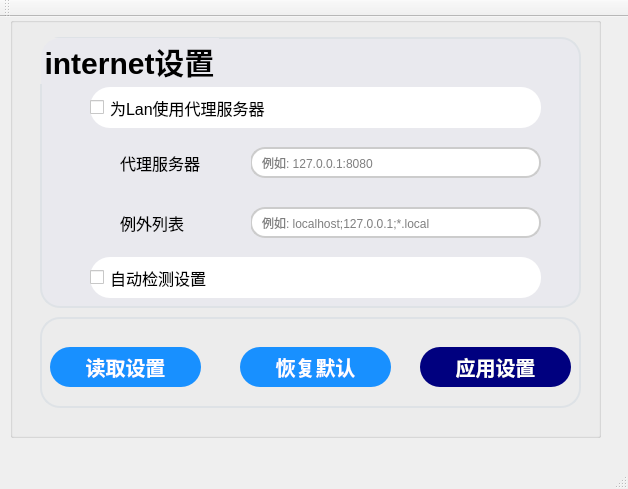
<?xml version="1.0" encoding="UTF-8"?>
<ui version="4.0">
 <class>MainWindow</class>
 <widget class="QMainWindow" name="MainWindow">
  <property name="geometry">
   <rect>
    <x>0</x>
    <y>0</y>
    <width>628</width>
    <height>489</height>
   </rect>
  </property>
  <property name="windowTitle">
   <string>MainWindow</string>
  </property>
  <widget class="QWidget" name="centralWidget">
   <widget class="QGroupBox" name="groupBox_3">
    <property name="geometry">
     <rect>
      <x>10</x>
      <y>0</y>
      <width>591</width>
      <height>421</height>
     </rect>
    </property>
    <property name="title">
     <string/>
    </property>
    <widget class="QGroupBox" name="groupBox_2">
     <property name="geometry">
      <rect>
       <x>30</x>
       <y>300</y>
       <width>541</width>
       <height>91</height>
      </rect>
     </property>
     <property name="styleSheet">
      <string notr="true">
QGroupBox {
    border: 2px solid #dee2e6;        /* 边框颜色 */
    border-radius: 20px;               /* 圆角半径 */
    margin-top: 1ex;                  /* 上边距 */
    padding-top: 10px;                /* 内边距 */    	
    font-weight: bold;                /* 字体粗细 */
    font-size: 30px;                  /* 字体大小 */
}</string>
     </property>
     <property name="title">
      <string/>
     </property>
     <widget class="QPushButton" name="pushButton_read">
      <property name="geometry">
       <rect>
        <x>10</x>
        <y>30</y>
        <width>151</width>
        <height>40</height>
       </rect>
      </property>
      <property name="styleSheet">
       <string notr="true">QPushButton {
	border-radius: 20px;
    background-color: #1890FF;    /* 主蓝色背景 */
    color: white;                 /* 白色文字 */
    border: none;                 /* 无边框 */
    font-weight: bold;            /* 粗体文字 */
    padding: 8px 16px;            /* 内边距让按钮更饱满 */
    font-size: 20px;              /* 字体大小 */
}

/* 鼠标悬停效果 */
QPushButton:hover {
    background-color: #40A9FF;    /* 稍亮一些的蓝色 */
}

/* 按钮按下效果 */
QPushButton:pressed {
    background-color: #096DD9;    /* 更深的蓝色 */
}</string>
      </property>
      <property name="text">
       <string>读取设置</string>
      </property>
     </widget>
     <widget class="QPushButton" name="pushButton_apply">
      <property name="geometry">
       <rect>
        <x>380</x>
        <y>30</y>
        <width>151</width>
        <height>40</height>
       </rect>
      </property>
      <property name="styleSheet">
       <string notr="true">QPushButton {
	border-radius: 20px;
    background-color: #00007f;    /* 主蓝色背景 */
    color: white;                 /* 白色文字 */
    border: none;                 /* 无边框 */
    font-weight: bold;            /* 粗体文字 */
    padding: 8px 16px;            /* 内边距让按钮更饱满 */
    font-size: 20px;              /* 字体大小 */
}

/* 鼠标悬停效果 */
QPushButton:hover {
    background-color: #40A9FF;    /* 稍亮一些的蓝色 */
}

/* 按钮按下效果 */
QPushButton:pressed {
    background-color: #096DD9;    /* 更深的蓝色 */
}</string>
      </property>
      <property name="text">
       <string>应用设置</string>
      </property>
     </widget>
     <widget class="QPushButton" name="pushButton_default">
      <property name="geometry">
       <rect>
        <x>200</x>
        <y>30</y>
        <width>151</width>
        <height>40</height>
       </rect>
      </property>
      <property name="styleSheet">
       <string notr="true">QPushButton {
	border-radius: 20px;
    background-color: #1890FF;    /* 主蓝色背景 */
    color: white;                 /* 白色文字 */
    border: none;                 /* 无边框 */
    font-weight: bold;            /* 粗体文字 */
    padding: 8px 16px;            /* 内边距让按钮更饱满 */
    font-size: 20px;              /* 字体大小 */
}

/* 鼠标悬停效果 */
QPushButton:hover {
    background-color: #40A9FF;    /* 稍亮一些的蓝色 */
}

/* 按钮按下效果 */
QPushButton:pressed {
    background-color: #096DD9;    /* 更深的蓝色 */
}</string>
      </property>
      <property name="text">
       <string>恢复默认</string>
      </property>
     </widget>
    </widget>
    <widget class="QGroupBox" name="groupBox">
     <property name="geometry">
      <rect>
       <x>30</x>
       <y>20</y>
       <width>541</width>
       <height>271</height>
      </rect>
     </property>
     <property name="font">
      <font>
       <pointsize>-1</pointsize>
       <weight>75</weight>
       <bold>true</bold>
      </font>
     </property>
     <property name="styleSheet">
      <string notr="true">
QGroupBox {
    border: 2px solid #dee2e6;        /* 边框颜色 */
    border-radius: 20px;               /* 圆角半径 */
    margin-top: 1ex;                  /* 上边距 */
    padding-top: 10px;                /* 内边距 */    		
	background-color: #e9e9ee;    /* 浅灰色 */
    font-weight: bold;                /* 字体粗细 */
    font-size: 30px;                  /* 字体大小 */
}</string>
     </property>
     <property name="title">
      <string>internet设置</string>
     </property>
     <widget class="QCheckBox" name="checkBox_proxyEnable">
      <property name="geometry">
       <rect>
        <x>50</x>
        <y>50</y>
        <width>451</width>
        <height>41</height>
       </rect>
      </property>
      <property name="font">
       <font>
        <pointsize>12</pointsize>
       </font>
      </property>
      <property name="styleSheet">
       <string notr="true">QWidget {
	background-color: white;    /* 浅灰色 */
    border-radius: 20px;               /* 圆角半径 */
}</string>
      </property>
      <property name="text">
       <string>为Lan使用代理服务器</string>
      </property>
     </widget>
     <widget class="QCheckBox" name="checkBox_autoDetect">
      <property name="geometry">
       <rect>
        <x>50</x>
        <y>220</y>
        <width>451</width>
        <height>41</height>
       </rect>
      </property>
      <property name="font">
       <font>
        <pointsize>12</pointsize>
       </font>
      </property>
      <property name="styleSheet">
       <string notr="true">QWidget {
	background-color: white;    /* 浅灰色 */
    border-radius: 20px;               /* 圆角半径 */
}</string>
      </property>
      <property name="text">
       <string>自动检测设置</string>
      </property>
     </widget>
     <widget class="QLineEdit" name="lineEdit_proxyServer">
      <property name="geometry">
       <rect>
        <x>210</x>
        <y>110</y>
        <width>291</width>
        <height>31</height>
       </rect>
      </property>
      <property name="styleSheet">
       <string notr="true">
QLineEdit {
    border: 2px solid #ccc;
    border-radius: 15px;
    padding: 0 8px;
    background-color: white;
}</string>
      </property>
      <property name="placeholderText">
       <string>例如: 127.0.0.1:8080</string>
      </property>
     </widget>
     <widget class="QLineEdit" name="lineEdit_exceptTable">
      <property name="geometry">
       <rect>
        <x>210</x>
        <y>170</y>
        <width>291</width>
        <height>31</height>
       </rect>
      </property>
      <property name="styleSheet">
       <string notr="true">QLineEdit {
    border: 2px solid #ccc;
    border-radius: 15px;
    padding: 0 8px;
    background-color: white;
}</string>
      </property>
      <property name="placeholderText">
       <string>例如: localhost;127.0.0.1;*.local</string>
      </property>
     </widget>
     <widget class="QLabel" name="label">
      <property name="geometry">
       <rect>
        <x>80</x>
        <y>110</y>
        <width>131</width>
        <height>31</height>
       </rect>
      </property>
      <property name="font">
       <font>
        <pointsize>12</pointsize>
       </font>
      </property>
      <property name="styleSheet">
       <string notr="true">QLabel {
	background-color: #e9e9ee;    /* 浅灰色 */
    border-radius: 20px;               /* 圆角半径 */
}</string>
      </property>
      <property name="text">
       <string>代理服务器</string>
      </property>
     </widget>
     <widget class="QLabel" name="label_2">
      <property name="geometry">
       <rect>
        <x>80</x>
        <y>170</y>
        <width>131</width>
        <height>31</height>
       </rect>
      </property>
      <property name="font">
       <font>
        <pointsize>12</pointsize>
       </font>
      </property>
      <property name="styleSheet">
       <string notr="true">QWidget {
	background-color: #e9e9ee;    /* 浅灰色 */
    border-radius: 20px;               /* 圆角半径 */
}</string>
      </property>
      <property name="text">
       <string>例外列表</string>
      </property>
     </widget>
    </widget>
   </widget>
  </widget>
  <widget class="QMenuBar" name="menuBar">
   <property name="geometry">
    <rect>
     <x>0</x>
     <y>0</y>
     <width>628</width>
     <height>26</height>
    </rect>
   </property>
  </widget>
  <widget class="QToolBar" name="mainToolBar">
   <attribute name="toolBarArea">
    <enum>TopToolBarArea</enum>
   </attribute>
   <attribute name="toolBarBreak">
    <bool>false</bool>
   </attribute>
  </widget>
  <widget class="QStatusBar" name="statusBar"/>
 </widget>
 <layoutdefault spacing="6" margin="11"/>
 <resources/>
 <connections/>
</ui>
